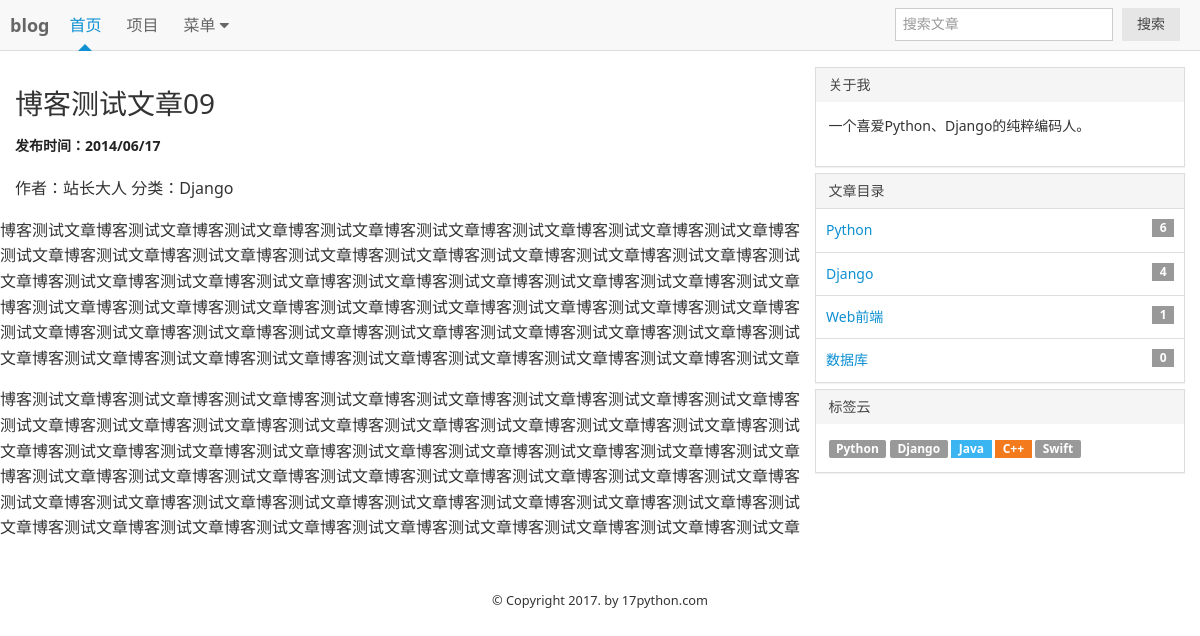
Screenshot of /blog/9 with the database file from the repository.
### myblog/models.py (models this page shows, shortened)
class Article(models.Model):
    title = models.CharField(max_length=50, verbose_name = '文章标题', default = '')#创建标题
    article_synopsis = models.TextField(verbose_name=u'日志简介', default='')
    content = models.TextField(verbose_name = '博客正文', default = '')
    category = models.ForeignKey(Category, verbose_name = '所属分类', default = '')
    tag = models.CharField(max_length=50, verbose_name=u'日志标签', default='')
    user = models.ForeignKey(settings.AUTH_USER_MODEL, verbose_name='文章作者', null=True, blank=True)
    create_time = models.DateTimeField(verbose_name='文章创建时间', auto_now_add=True,)
    update_time= models.DateTimeField(verbose_name=u'更新时间',  auto_now=True)
    class Meta:
        verbose_name = u'博客文章'
        verbose_name_plural = verbose_name

class UserProfile(AbstractUser):
    nick_name = models.CharField(max_length=24, verbose_name='用户昵称', default='')
    gender = models.CharField(max_length=10, choices=(('1','男'),('0','女')), default='1', verbose_name='用户性别')
    birday = models.DateField(verbose_name='用户生日',null=True, blank = True)
    mobile = models.CharField(max_length=11, null=True, blank=True,verbose_name='电话号码')
    address = models.CharField(max_length=200, verbose_name="用户地址", default='')
    detail = models.CharField(max_length=200, verbose_name="个人简介", default='')
    class Meta(AbstractUser.Meta):
        verbose_name=u'用户表'
        verbose_name_plural = verbose_name

class Category(models.Model):
    title = models.CharField(max_length=20, verbose_name = '分类名称', default = '')
    daitail = models.CharField(max_length=100, verbose_name='分类介绍', default='')
    icon = models.CharField(max_length=100, verbose_name='分类图标', default='')
    sort_id = models.IntegerField(verbose_name='分类排序', default=99)
    class Meta:
        verbose_name = u'博客分类'
        verbose_name_plural = verbose_name
    def __str__(self):
        return self.title

### myblog/views.py (the view)
# urls.py: 2. Add a URL to urlpatterns:  url(r'^blog/', include('blog.urls'))
def blog(request,id):
    article = Article.objects.get(pk=id)#博文数据
    return render(request, 'blog.html', {'article':article,})

### myblog/blog_context.py (called while the page is built)
def blog_info(request):
    userinfo = UserProfile.objects.get(pk=1)#站长资料
    siteinfo = Siteinfo.objects.get(pk=1)#blog相关资料
    categorts = Category.objects.all().order_by('sort_id')#根据排序获取所有分类
    l = Article.objects.values("tag")#获得所有文章的标签
    tags = []#所有标签数据
    for k in l :
        tlist = k["tag"].split(' ')
        for item in tlist:
            if item not in tags:
                tags.append(item)#加入list
    shuffle(tags)#重新洗牌，随机显示
    print(tags)
    tagcss =['am-radius','am-badge-primary','am-badge-secondary','am-badge-success','am-badge-warning','am-badge-danger']
    return {'userinfo':userinfo, 'siteinfo':siteinfo, 'categorts':categorts, 'tags':tags, 'tagcss':tagcss}

### myblog/templatetags/mytags.py (called while the page is built)
@register.filter
def toMarkdown(str):
    return markdown(str)

@register.filter
def cat_count(cat_id):
    return Article.objects.filter(category=cat_id).count()

### myblog/templates/blog.html (shortened to what this page needs)
{% extends 'base.html' %}
{% load mytags %}
{% block article %}
<article class="blog-main">
    <h3 class="am-article-title">
      <a href="#">{{ article.title }}</a>
    </h3>
    <h4 class="am-article-meta blog-meta">发布时间：2014/06/17</h4>
    <p>作者：{{ article.user.nick_name }} 分类：{{ article.category }}</p>
    <div class="am-g blog-content">
      {% autoescape off %}
        {{ article.content|toMarkdown }}
      {% endautoescape %}
    </div>
  </article>
{% endblock article %}

### myblog/templates/base.html (shortened to what this page needs)
{% load mytags %}
<!DOCTYPE html>
<html>
<head lang="en">
  <link rel="stylesheet" href="/static/AmazeUI-2.7.2/assets/css/amazeui.min.css"/>
</head>
<body>
<header class="am-topbar">
  <h1 class="am-topbar-brand">
    <a href="#">blog</a>
  </h1>
  <div class="am-collapse am-topbar-collapse" id="doc-topbar-collapse">
    <ul class="am-nav am-nav-pills am-topbar-nav">
      <li class="am-active"><a href="#">首页</a></li>
      <li><a href="#">项目</a></li>
      <li class="am-dropdown" data-am-dropdown>
        <a class="am-dropdown-toggle" data-am-dropdown-toggle href="javascript:;">
          菜单 <span class="am-icon-caret-down"></span>
        </a>
      </li>
    </ul>
    <form class="am-topbar-form am-topbar-left am-form-inline am-topbar-right"  action="{% url '' %}">
      <div class="am-form-group">
        <input type="text" class="am-form-field am-input-sm" placeholder="搜索文章" name="s">
      </div>
      <button type="submit" class="am-btn am-btn-default am-btn-sm">搜索</button>
    </form>
  </div>
</header>
<div class="am-g am-g-fixed blog-g-fixed">
  <div class="am-u-md-8">
        {% block article %} 文章列表内容 {% endblock article %}
  </div>
  <div class="am-u-md-4 blog-sidebar">
    <div class="am-panel-group">
      <section class="am-panel am-panel-default">
        <div class="am-panel-hd">关于我</div>
        <div class="am-panel-bd">
          <p>{{ userinfo.detail }}</p>
        </div>
      </section>
      <section class="am-panel am-panel-default">
        <div class="am-panel-hd">文章目录</div>
        <ul class="am-list blog-list">
          {% for categort in categorts %}
          <li><a href="#">{{ categort.title }}
           <span class="am-badge am-align-right">{{ categort.id|cat_count  }}</span>
          </a>
          </li>
          {% endfor %}
        </ul>
      </section>
      <section class="am-panel am-panel-default">
        <div class="am-panel-hd">标签云</div>
        <div class="am-panel-bd">
          {% for tag in tags %}
          <a href="{% url '' %}?t={{ tag }}" class="am-badge {{ tagcss | random }}">{{ tag }}</a>
          {% endfor %}
        </div>
      </section>
    </div>
  </div>
</div>
<footer class="blog-footer">
    <small>© Copyright 2017. by 17python.com </small>
</footer>
</body>
</html>

### myblog/templates/base.html (style rules this page uses)
@media only screen and (min-width: 1200px) { .blog-g-fixed { max-width: 1200px; } }
@media only screen and (min-width: 641px) { .blog-sidebar { font-size: 1.4rem; } }
.blog-main { padding: 20px 0; }
.blog-meta { font-size: 14px; margin: 10px 0 20px 0; color: #222; }
.blog-footer { padding: 10px 0; text-align: center; }

### rows the page displays
Article: title "博客测试文章09", user.nick_name "站长大人", category "Django", content|toMarkdown "博客测试文章博客测试文章博客测试文章博客测试文章博客测试文章博客测试文章博客测试文章博客测试文章博客测试文章博客测试文章博客测试文章博客测试文章博客测试文章博客测试文章博客测试文章博客测试文章博客测试文章博客测试文章博客测试文章博客测试文章博客测试文章博客测试文章博客测试文章博客测试文章博客测试文章博客测试文章博客测试文章博客测试文章博客测试文章博客测试文章博客测试文章博客测试文章博客测试文章博客测试文章博客测试文章博客测试文章博客测试文章博客测试文章博客测试文章博客测试文章博客测试文章博客测试文章博客测试文章博客测试文章博客测试文章博客测试文章博客测试文章博客测试文章博客测试文章博客测试文章 博客测试文章博客测试文章博客测试文章博客测试文章博客测试文章博客测试文章博客测试文章博客测试文章博客测试文章博客测试文章博客测试文章博客测试文章博客测试文章博客测试文章博客测试文章博客测试文章博客测试文章博客测试文章博客测试文章博客测试文章博客测试文章博客测试文章博客测试文章博客测试文章博客测试文章博客测试文章博客测试文章博客测试文章博客测试文章博客测试文章博客测试文章博客测试文章博客测试文章博客测试文章博客测试文章博客测试文章博客测试文章博客测试文章博客测试文章博客测试文章博客测试文章博客测试文章博客测试文章博客测试文章博客测试文章博客测试文章博客测试文章博客测试文章博客测试文章博客测试文章"
UserProfile: detail "一个喜爱Python、Django的纯粹编码人。"
Category: title "Python", id|cat_count "6"
Category: title "Django", id|cat_count "4"
Category: title "Web前端", id|cat_count "1"
Category: title "数据库", id|cat_count "0"

### other values shown
{{ tag }} "Python" "Django" "Java" "C++" "Swift"
